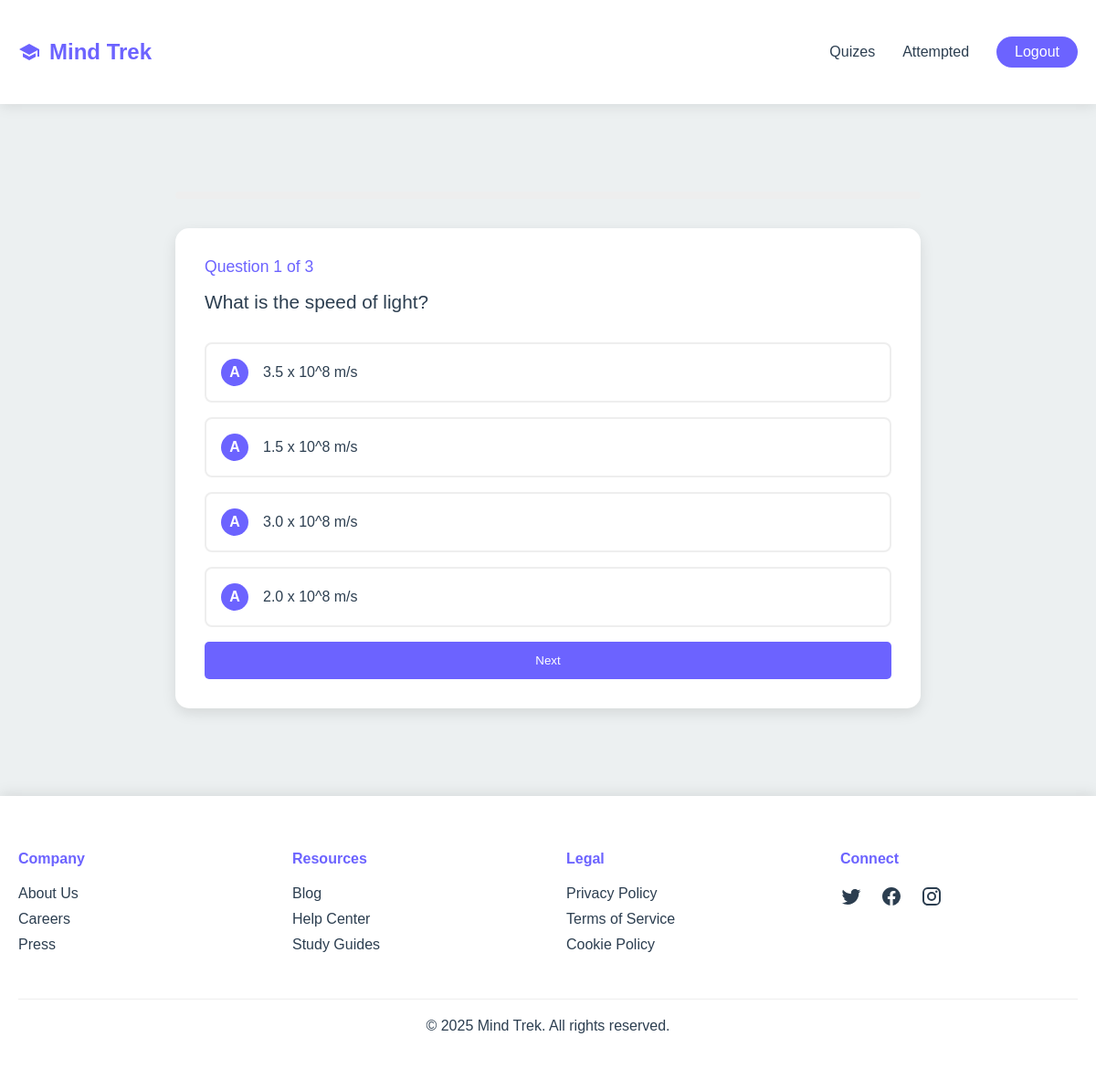
Page /quiz/take-quiz/1 (signed in) on the committed database.
### quiz/models.py (models this page shows, shortened)
class Question(models.Model):
    quiz = models.ForeignKey(Quiz, on_delete=models.CASCADE, related_name='questions')
    text = models.TextField()
    explanation = models.TextField(blank=True, null=True)
    created_at = models.DateTimeField(auto_now_add=True)

class Answer(models.Model):
    question = models.ForeignKey(Question, on_delete=models.CASCADE, related_name='answers')
    text = models.CharField(max_length=255)
    is_correct = models.BooleanField(default=False)

### quiz/views.py (the view, shortened to what this page needs)
# urls.py: path("take-quiz/<str:quiz_id>", views.take_quiz, name="take-quiz"),
@login_required(login_url="users:login")
def take_quiz(request, quiz_id):
    quiz = get_object_or_404(Quiz, id=quiz_id)
    attempt, created = UserQuizAttempt.objects.get_or_create(
        user=request.user, quiz=quiz
    )
    questions = quiz.questions.all()
    total_questions = questions.count()
    current_question_index = request.session.get(f"quiz_{quiz.id}_current_question", 0)
    if current_question_index >= total_questions:
        request.session[f"quiz_{quiz.id}_current_question"] = 0
        return redirect("quiz:quiz-summary", quiz_id=quiz.id)
    current_question = questions[current_question_index]
    answers = current_question.answers.all().order_by("?")
    context = {
        "quiz": quiz,
        "current_question": current_question,
        "answers": answers,
        "current_question_index": current_question_index + 1,  # 1-based index
        "total_questions": total_questions,
    }
    return render(request, "quiz/take_quiz.html", context)

### quiz/templates/quiz/take_quiz.html (shortened to what this page needs)
{% extends "layout.html" %}
{% load static %}
{% block statics %}
    <link rel="stylesheet" href="{% static "css/take_quiz.css" %}">
{% endblock statics %}
{% block content %}
  <main class="quiz-container">
    <div class="progress-bar">
    </div>
    <div class="question-card" id="questionCard">
      <div class="question-number">Question {{ current_question_index }} of {{ total_questions }}</div>
      <div class="question-text">{{ current_question.text }}</div>
      <form method="POST">
          <div class="options-container">
            {% for answer in answers  %}
                    <label class="option" for="{{ answer.id }}">
                        <span class="option-letter">A</span>
                        <span class="option-text">{{ answer.text }}</span>
                    </label>
            {% endfor %}
              <button class="nav-btn next-btn" id="nextBtn">{% if current_question_index == total_questions %}Finish{% else %}Next{% endif %}</button>
            </div>
          </div>
  </main>
{% endblock content %}

### static/css/general.css (style rules this page uses)
:root { --primary: #6C63FF; --secondary: #4CAF50; --dark: #2C3E50; --light: #ECF0F1; }
* { margin: 0; padding: 0; box-sizing: border-box; font-family: 'Poppins', sans-serif; }
body { background: var(--light); color: var(--dark); min-height: 100vh; display: flex; flex-direction: column; }

### static/css/take_quiz.css (style rules this page uses)
.quiz-container { max-width: 1200px; margin: 2rem 10rem; padding: 2rem; }
.progress-bar { width: 100%; height: 8px; background: #eee; border-radius: 4px; margin: 2rem 0; overflow: hidden; }
.question-card { background: white; padding: 2rem; border-radius: 15px; box-shadow: 0 5px 15px rgba(0,0,0,0.1); margin-bottom: 2rem; animation: slideIn 0.5s ease; }
.question-number { color: var(--primary); font-size: 1.1rem; margin-bottom: 1rem; }
.question-text { font-size: 1.3rem; margin-bottom: 2rem; }
.options-container { display: grid; gap: 1rem; }
.option { padding: 1rem; border: 2px solid #eee; border-radius: 8px; cursor: pointer; transition: all 0.3s ease; display: flex; align-items: center; gap: 1rem; }
.option-letter { background: var(--primary); color: white; width: 30px; height: 30px; border-radius: 50%; display: flex; align-items: center; justify-content: center; font-weight: bold; }
.nav-btn { padding: 0.8rem 1.5rem; border: none; border-radius: 5px; cursor: pointer; font-weight: 500; transition: all 0.3s ease; }
.next-btn { background: var(--primary); color: white; }

### rows in the picture
Question: text "What is the speed of light?"
Answer: text "3.5 x 10^8 m/s"
Answer: text "1.5 x 10^8 m/s"
Answer: text "3.0 x 10^8 m/s"
Answer: text "2.0 x 10^8 m/s"

### other values in the picture
{{ current_question_index }} "1"
{{ total_questions }} "3"
